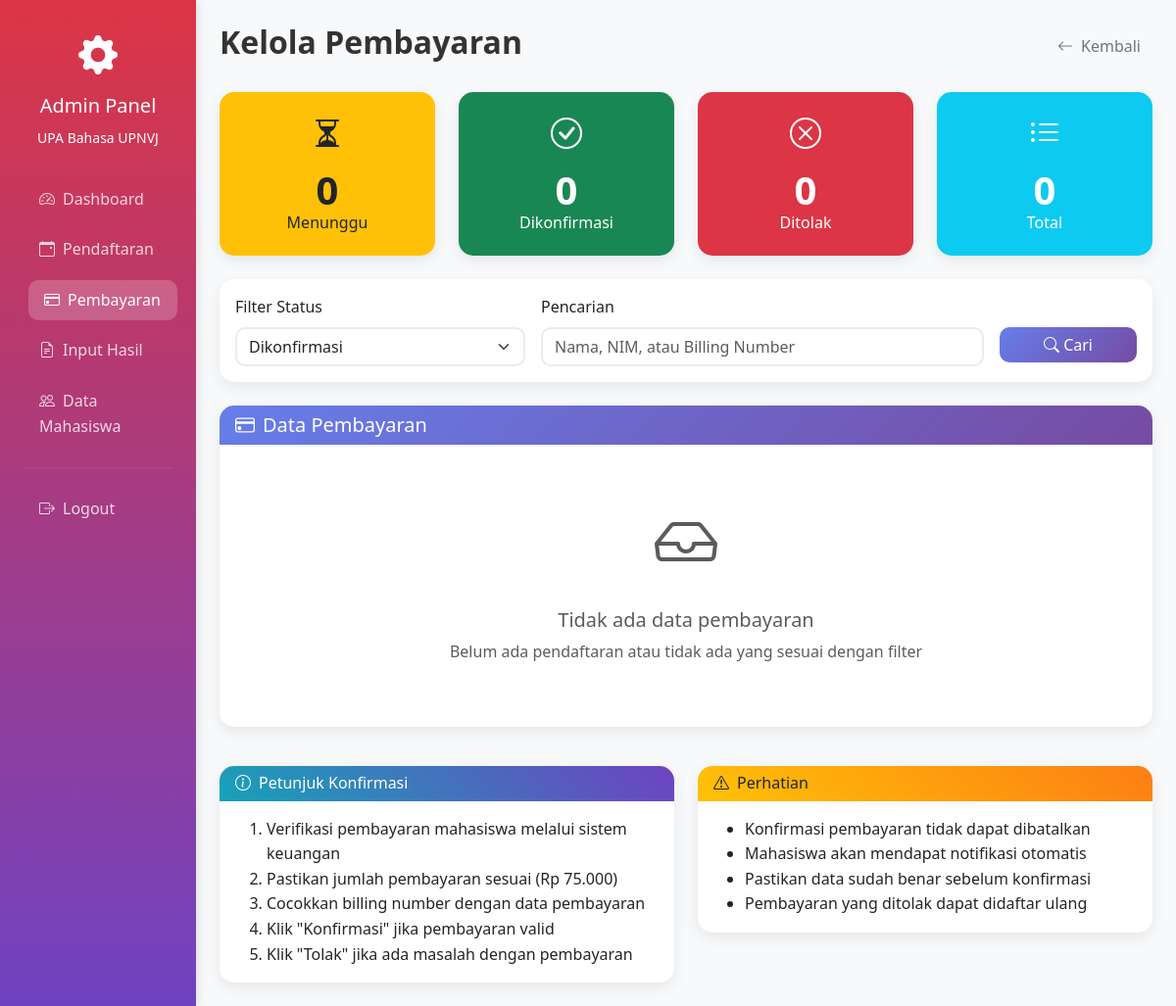
Before: /admin/payments.php?filter=confirmed (signed in) with the older database file.
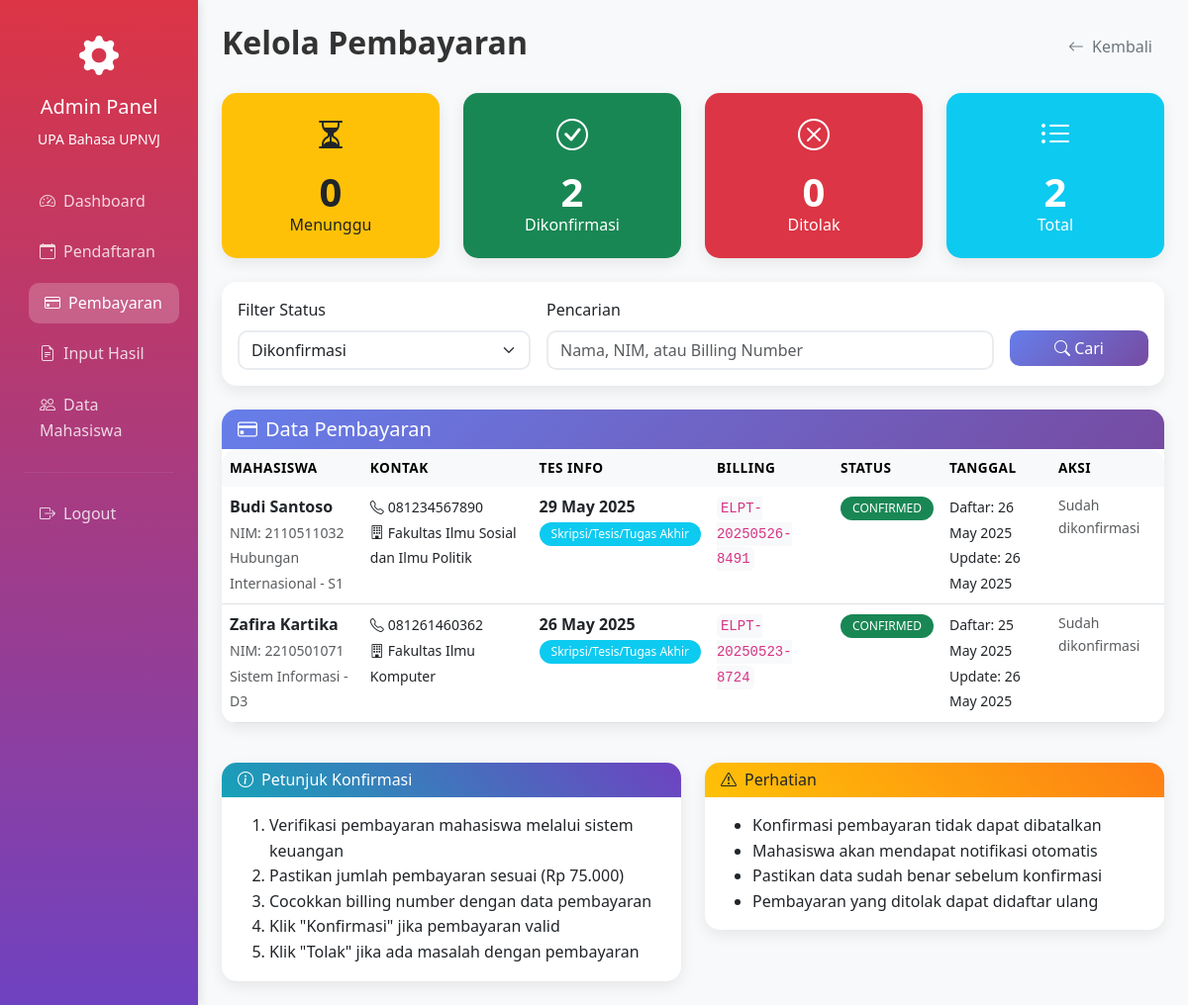
After: the same page with the newer database file.
### tables this page shows
CREATE TABLE `elpt_registrations` (
  `id` int(11) NOT NULL,
  `user_id` int(11) NOT NULL,
  `test_date` date NOT NULL,
  `purpose` varchar(100) NOT NULL,
  `payment_status` enum('pending','confirmed','rejected') DEFAULT 'pending',
  `billing_number` varchar(50) DEFAULT NULL,
  `created_at` timestamp NOT NULL DEFAULT current_timestamp(),
  `updated_at` timestamp NOT NULL DEFAULT current_timestamp() ON UPDATE current_timestamp()
);

CREATE TABLE `users` (
  `id` int(11) NOT NULL,
  `name` varchar(255) NOT NULL,
  `email` varchar(255) NOT NULL,
  `password` varchar(255) NOT NULL,
  `nim` varchar(10) DEFAULT NULL,
  `role` enum('admin','student') NOT NULL DEFAULT 'student',
  `program` varchar(100) DEFAULT NULL,
  `faculty` varchar(100) DEFAULT NULL,
  `level` enum('D3','S1','S2','S3') DEFAULT NULL,
  `no_telpon` varchar(20) DEFAULT NULL,
  `is_active` tinyint(1) DEFAULT 1,
  `created_at` timestamp NOT NULL DEFAULT current_timestamp(),
  `updated_at` timestamp NOT NULL DEFAULT current_timestamp() ON UPDATE current_timestamp()
);

### config/database.php (called while the page is built, shortened)
<?php
function formatDate($date) {
    return date('d F Y', strtotime($date));
}
?>

### admin/payments.php (the view, shortened to what the changed rows need)
<?php
require_once '../config/database.php';
$filter = $_GET['filter'] ?? 'pending';
$sql = "
    SELECT r.*, u.name, u.nim, u.no_telpon, u.program, u.faculty, u.level
    FROM elpt_registrations r
    JOIN users u ON r.user_id = u.id
    WHERE 1=1
";
$params = [];
if ($filter !== 'all') {
    $sql .= " AND r.payment_status = ?";
    $params[] = $filter;
}
$sql .= " ORDER BY r.created_at DESC";
$stmt = $pdo->prepare($sql);
$stmt->execute($params);
$registrations = $stmt->fetchAll();
$stats = [];
$stmt = $pdo->query("SELECT payment_status, COUNT(*) as count FROM elpt_registrations GROUP BY payment_status");
while ($row = $stmt->fetch()) {
    $stats[$row['payment_status']] = $row['count'];
}
?>
<!DOCTYPE html>
<html lang="id">
<head>
    <link href="https://cdn.jsdelivr.net/npm/bootstrap@5.3.0/dist/css/bootstrap.min.css" rel="stylesheet">
    <link href="https://cdn.jsdelivr.net/npm/bootstrap-icons@1.10.0/font/bootstrap-icons.css" rel="stylesheet">
    <link href="../assets/css/custom.css" rel="stylesheet">
    <link href="../assets/css/admin.css" rel="stylesheet">
</head>
<body class="bg-light">
    <div class="container-fluid">
        <div class="row">
            <div class="col-md-9 col-lg-10 p-4">
                <div class="d-flex justify-content-between align-items-center mb-4">
                    <h2 class="fw-bold">Kelola Pembayaran</h2>
                </div>
                <div class="row g-4 mb-4">
                    <div class="col-md-3">
                        <div class="card text-center bg-success text-white">
                            <div class="card-body">
                                <i class="bi bi-check-circle" style="font-size: 2rem;"></i>
                                <div class="display-6 fw-bold mt-2"><?= $stats['confirmed'] ?? 0 ?></div>
                                <h6>Dikonfirmasi</h6>
                            </div>
                        </div>
                    </div>
                    <div class="col-md-3">
                        <div class="card text-center bg-info text-white">
                            <div class="card-body">
                                <i class="bi bi-list-ul" style="font-size: 2rem;"></i>
                                <div class="display-6 fw-bold mt-2"><?= array_sum($stats) ?></div>
                                <h6>Total</h6>
                            </div>
                        </div>
                    </div>
                </div>
                <div class="card">
                    <div class="card-body p-0">
                        <?php if (empty($registrations)): ?>
                            <div class="text-center py-5">
                                <i class="bi bi-inbox text-muted" style="font-size: 4rem;"></i>
                                <h5 class="text-muted mt-3">Tidak ada data pembayaran</h5>
                                <p class="text-muted">Belum ada pendaftaran atau tidak ada yang sesuai dengan filter</p>
                            </div>
                        <?php else: ?>
                            <div class="table-responsive">
                                <table class="table table-hover mb-0">
                                    <thead class="table-light">
                                        <tr>
                                            <th>Mahasiswa</th>
                                            <th>Kontak</th>
                                            <th>Tes Info</th>
                                            <th>Billing</th>
                                            <th>Status</th>
                                            <th>Tanggal</th>
                                            <th>Aksi</th>
                                        </tr>
                                    </thead>
                                    <tbody>
                                        <?php foreach ($registrations as $reg): ?>
                                            <tr>
                                                <td>
                                                    <div>
                                                        <strong><?= htmlspecialchars($reg['name']) ?></strong><br>
                                                        <small class="text-muted">
                                                            NIM: <?= htmlspecialchars($reg['nim']) ?><br>
                                                            <?= htmlspecialchars($reg['program']) ?> - <?= htmlspecialchars($reg['level']) ?>
                                                        </small>
                                                    </div>
                                                </td>
                                                <td>
                                                    <small>
                                                        <i class="bi bi-telephone me-1"></i><?= htmlspecialchars($reg['no_telpon'] ?? 'N/A') ?><br>
                                                        <i class="bi bi-building me-1"></i><?= htmlspecialchars($reg['faculty']) ?>
                                                    </small>
                                                </td>
                                                <td>
                                                    <div>
                                                        <strong><?= formatDate($reg['test_date']) ?></strong><br>
                                                        <span class="badge bg-info"><?= htmlspecialchars($reg['purpose']) ?></span>
                                                    </div>
                                                </td>
                                                <td>
                                                    <code class="bg-light p-1 rounded"><?= htmlspecialchars($reg['billing_number']) ?></code>
                                                </td>
                                                <td>
                                                    <span class="badge <?=
                                                        $reg['payment_status'] === 'confirmed' ? 'bg-success' :
                                                        ($reg['payment_status'] === 'rejected' ? 'bg-danger' : 'bg-warning text-dark')
                                                    ?>">
                                                        <?= strtoupper($reg['payment_status']) ?>
                                                    </span>
                                                </td>
                                                <td>
                                                    <small>
                                                        Daftar: <?= formatDate($reg['created_at']) ?><br>
                                                        Update: <?= formatDate($reg['updated_at']) ?>
                                                    </small>
                                                </td>
                                                <td>
                                                    <div class="btn-group-vertical btn-group-sm">
                                                        <?php if ($reg['payment_status'] === 'pending'): ?>
                                                            <a href="?confirm=<?= $reg['id'] ?>"
                                                               class="btn btn-success"
                                                               onclick="return confirm('Konfirmasi pembayaran ini?')">
                                                                <i class="bi bi-check"></i> Konfirmasi
                                                            </a>
                                                            <a href="?reject=<?= $reg['id'] ?>"
                                                               class="btn btn-danger"
                                                               onclick="return confirm('Tolak pembayaran ini?')">
                                                                <i class="bi bi-x"></i> Tolak
                                                            </a>
                                                        <?php else: ?>
                                                            <span class="text-muted small">
                                                                <?= $reg['payment_status'] === 'confirmed' ? 'Sudah dikonfirmasi' : 'Ditolak' ?>
                                                            </span>
                                                        <?php endif; ?>
                                                    </div>
                                                </td>
                                            </tr>
                                        <?php endforeach; ?>
                                    </tbody>
                                </table>
                            </div>
                        <?php endif; ?>
                    </div>
                </div>
            </div>
        </div>
    </div>
</body>
</html>

Changed rows visible on the page:
added elpt_registrations: user.name "Budi Santoso", user.nim "2110511032", user.program "Hubungan Internasional", user.level "S1", user.no_telpon "081234567890", user.faculty "Fakultas Ilmu Sosial dan Ilmu Politik", test_date "29 May 2025", purpose "Skripsi/Tesis/Tugas Akhir", billing_number "ELPT-20250526-8491", payment_status "CONFIRMED", created_at "26 May 2025", updated_at "26 May 2025", shows "Sudah dikonfirmasi"
added elpt_registrations: user.name "Zafira Kartika", user.nim "2210501071", user.program "Sistem Informasi", user.level "D3", user.no_telpon "081261460362", user.faculty "Fakultas Ilmu Komputer", test_date "26 May 2025", purpose "Skripsi/Tesis/Tugas Akhir", billing_number "ELPT-20250523-8724", payment_status "CONFIRMED", created_at "25 May 2025", updated_at "26 May 2025", shows "Sudah dikonfirmasi"
Other visible differences:
$stats['confirmed']: "0" → "2"
array_sum($stats): "0" → "2"
text no longer shown: "Tidak ada data pembayaran Belum ada pendaftaran atau tidak ada yang sesuai dengan filter"
text now shown: "MAHASISWA KONTAK TES INFO BILLING STATUS TANGGAL AKSI"
